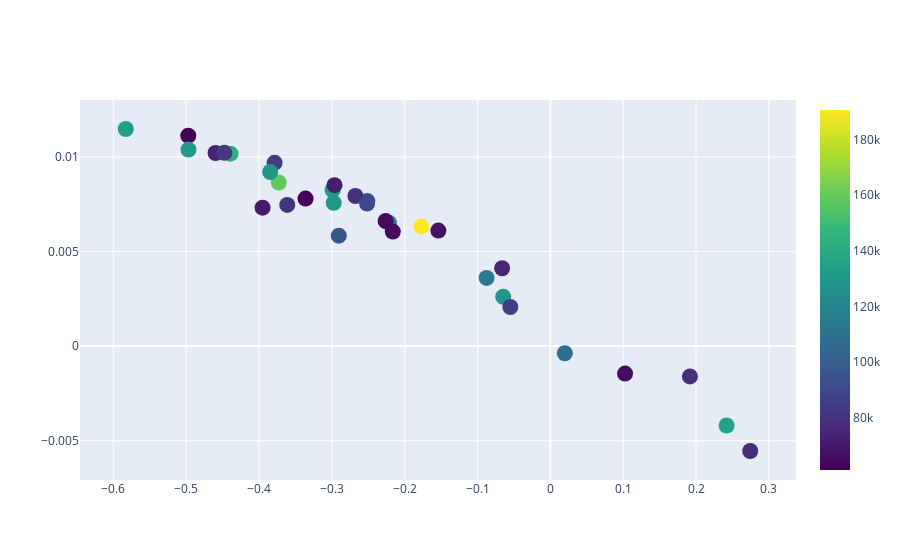

The cell this chart's notebook holds for it:
### Code cell
import plotly.graph_objects as go
import numpy as np

fig = go.Figure(data=go.Scatter(
    x = dataf['X'],
    y = dataf['Y'],
    text = 'Artista: ' + dataf['artista']+ " - Cancion: "+dataf['cancion'],
    mode='markers',
    marker=dict(
        size=16,
        color=dataf['visitas'], #set color equal to a variable
        colorscale='Viridis', # one of plotly colorscales
        showscale=True
    )
))

fig.show()

### Figure 1 — Plotly figure (JSON) as saved in the notebook; plotly's stock layout.template omitted (floating-point values rounded to 4 significant figures)
{"data": [{"marker": {"color": [190535, 74232, 114787, 73871, 142186, 107713, 129919, 90143, 84323, 83464, 61257, 79047, 158833, 131700, 128172, 85858, 135361, 133808, 70556, 113570, 64603, 129447, 68179, 132558, 78700, 65723, 62659, 81115, 77963, 95917, 64746, 89893, 72084], "colorscale": [[0, "#440154"], [0.1111, "#482878"], [0.2222, "#3e4989"], [0.3333, "#31688e"], [0.4444, "#26828e"], [0.5556, "#1f9e89"], [0.6667, "#35b779"], [0.7778, "#6ece58"], [0.8889, "#b5de2b"], [1, "#fde725"]], "showscale": true, "size": 16}, "mode": "markers", "text": ["Artista: Lágrimas de sangre - Cancion: Cuando sale el sol (con Esegé)", "Artista: El Chojin - Cancion: Rap vs Racismo (con Lírico, El Santo, El Langi, Kase.O, Nach, Locus, Ose, Nervizzo, Sho", "Artista: Nach - Cancion: El idioma de los dioses", "Artista: Zeropositivo - Cancion: Quiero que sea guapa", "Artista: Rapsusklei - Cancion: Te quiero", "Artista: Dia Sexto - Cancion: Ven follame", "Artista: Crema - Cancion: Cada uno en su lugar", "Artista: Crema - Cancion: Ego", "Artista: Pol - Cancion: Buenos dias princesa [Base Internet]", "Artista: Nach - Cancion: Nada ni nadie", "Artista: Blaze - Cancion: Mi historia de amor [Base Internet]", "Artista: Xhelazz - Cancion: La soledad comienza", "Artista: Flowklorikos - Cancion: Por amor al odio", "Artista: El Chojin - Cancion: Ríe cuando puedas", "Artista: Kase.O - Cancion: Cantando", "Artista: Kase.O y Kamikaze - Cancion: Quieres", "Artista: Violadores del verso y Kase.O - Cancion: Mierda", "Artista: Beret - Cancion: Lo siento", "Artista: Rels B. - Cancion: Lejos de ti", "Artista: Natos y Waor - Cancion: Cicatrices", "Artista: Ayax y Prok - Cancion: Reproches", "Artista: C. Tangana - Cancion: Mala mujer", "Artista: Lágrimas de sangre - Cancion: La gente", "Artista: Kase.O - Cancion: Basureta (Tiempos raros)", "Artista: Kase.O - Cancion: Viejos ciegos (con Xhelazz y Sho", "Artista: Kase.O - Cancion: Yemen", "Artista: Kase.O - Cancion: Amor sin cláusulas", "Artista: Kase.O - Cancion: Mazas y catapultas", "Artista: Kase.O - Cancion: Pavos reales (con Hermano L, Shabu One Shant y Mcklopedia)", "Artista: Kase.O - Cancion: Mitad y mitad (con Najwa)", "Artista: Sharif - Cancion: Dorian Gray", "Artista: Rayden - Cancion: Matemática de la carne", "Artista: Rapsusklei, Sharif y Juaninacka - Cancion: Enero"], "type": "scatter", "x": [-0.1772, -0.06624, -0.2216, -0.4597, -0.4392, 0.01985, -0.2975, -0.2512, -0.3787, -0.4476, -0.4972, -0.2677, -0.3729, -0.4969, -0.06479, -0.05496, 0.242, -0.5829, -0.3951, -0.08754, -0.2163, -0.3847, -0.1537, -0.299, 0.1916, 0.1026, -0.3362, -0.3612, 0.2744, -0.2905, -0.2263, -0.2517, -0.2964], "y": [0.006327, 0.004114, 0.006514, 0.01021, 0.01017, -0.0003776, 0.007573, 0.007665, 0.009687, 0.01021, 0.01112, 0.007934, 0.008644, 0.01039, 0.002604, 0.002069, -0.004195, 0.01147, 0.007317, 0.003602, 0.006051, 0.009203, 0.006106, 0.00824, -0.001601, -0.001452, 0.007797, 0.007462, -0.005543, 0.005837, 0.006608, 0.007535, 0.008507]}], "layout": {}}
